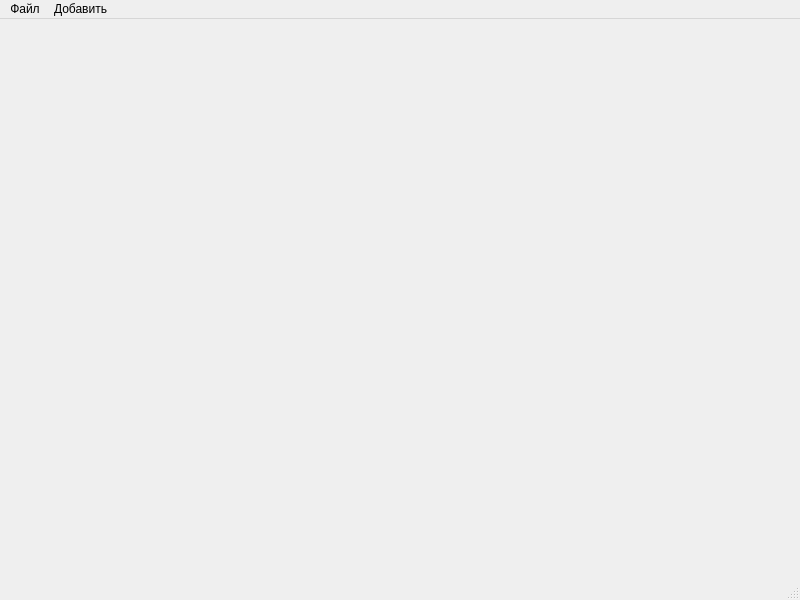
<?xml version="1.0" encoding="UTF-8"?>
<ui version="4.0">
 <class>MainWindow</class>
 <widget class="QMainWindow" name="MainWindow">
  <property name="geometry">
   <rect>
    <x>0</x>
    <y>0</y>
    <width>800</width>
    <height>600</height>
   </rect>
  </property>
  <property name="windowTitle">
   <string>MainWindow</string>
  </property>
  <widget class="QWidget" name="centralwidget">
   <layout class="QHBoxLayout" name="horizontalLayout">
    <item>
     <layout class="QHBoxLayout" name="boxl"/>
    </item>
   </layout>
  </widget>
  <widget class="QMenuBar" name="menubar">
   <property name="geometry">
    <rect>
     <x>0</x>
     <y>0</y>
     <width>800</width>
     <height>21</height>
    </rect>
   </property>
   <widget class="QMenu" name="menu_file">
    <property name="title">
     <string>Файл</string>
    </property>
    <addaction name="action_newFile"/>
    <addaction name="action_openFile"/>
    <addaction name="separator"/>
    <addaction name="action_save"/>
    <addaction name="action_saveAs"/>
    <addaction name="separator"/>
    <addaction name="action_toHTML"/>
    <addaction name="action_toPDF"/>
   </widget>
   <widget class="QMenu" name="menu_add">
    <property name="title">
     <string>Добавить</string>
    </property>
    <addaction name="action_link"/>
    <addaction name="action_img"/>
   </widget>
   <addaction name="menu_file"/>
   <addaction name="menu_add"/>
  </widget>
  <widget class="QStatusBar" name="statusbar"/>
  <action name="action_newFile">
   <property name="icon">
    <iconset resource="resourse.qrc">
     <normaloff>:/img/Toolbar/newfile.ico</normaloff>:/img/Toolbar/newfile.ico</iconset>
   </property>
   <property name="text">
    <string>Создать файл</string>
   </property>
   <property name="shortcut">
    <string>Ctrl+N</string>
   </property>
  </action>
  <action name="action_openFile">
   <property name="icon">
    <iconset resource="resourse.qrc">
     <normaloff>:/img/Toolbar/openfile.ico</normaloff>:/img/Toolbar/openfile.ico</iconset>
   </property>
   <property name="text">
    <string>Открыть файл</string>
   </property>
   <property name="shortcut">
    <string>Ctrl+O</string>
   </property>
  </action>
  <action name="action_save">
   <property name="icon">
    <iconset resource="resourse.qrc">
     <normaloff>:/img/Toolbar/save.ico</normaloff>:/img/Toolbar/save.ico</iconset>
   </property>
   <property name="text">
    <string>Сохранить</string>
   </property>
   <property name="shortcut">
    <string>Ctrl+S</string>
   </property>
  </action>
  <action name="action_saveAs">
   <property name="icon">
    <iconset resource="resourse.qrc">
     <normaloff>:/img/Toolbar/saveas.ico</normaloff>:/img/Toolbar/saveas.ico</iconset>
   </property>
   <property name="text">
    <string>Сохранить как...</string>
   </property>
   <property name="shortcut">
    <string>Ctrl+Alt+S</string>
   </property>
  </action>
  <action name="action_toHTML">
   <property name="icon">
    <iconset resource="resourse.qrc">
     <normaloff>:/img/Toolbar/tohtml.ico</normaloff>:/img/Toolbar/tohtml.ico</iconset>
   </property>
   <property name="text">
    <string>Экспорт в HTML</string>
   </property>
  </action>
  <action name="action_toPDF">
   <property name="icon">
    <iconset resource="resourse.qrc">
     <normaloff>:/img/Toolbar/topdf.ico</normaloff>:/img/Toolbar/topdf.ico</iconset>
   </property>
   <property name="text">
    <string>Экспорт в PDF</string>
   </property>
  </action>
  <action name="action_link">
   <property name="icon">
    <iconset resource="resourse.qrc">
     <normaloff>:/img/Toolbar/link.ico</normaloff>:/img/Toolbar/link.ico</iconset>
   </property>
   <property name="text">
    <string>Ссылка</string>
   </property>
  </action>
  <action name="action_img">
   <property name="icon">
    <iconset resource="resourse.qrc">
     <normaloff>:/img/Toolbar/image.ico</normaloff>:/img/Toolbar/image.ico</iconset>
   </property>
   <property name="text">
    <string>Изображение</string>
   </property>
  </action>
 </widget>
 <resources>
  <include location="resourse.qrc"/>
 </resources>
 <connections/>
</ui>
